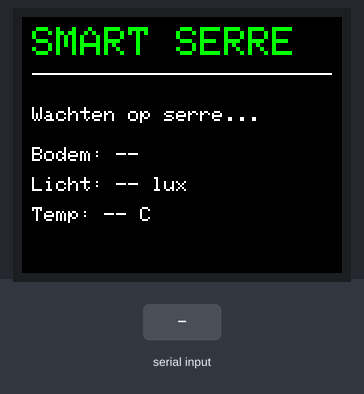
Recording of a sketch running on a simulated ESP32. On the bench: 160×128 colour display. The inputs (shaded band) are chosen by the test bench. What the sketch prints to the serial monitor is not drawn.

Above: at 1.3 s.

The sketch:

loraserver.ino
```cpp
#include <SPI.h>
#include <Adafruit_GFX.h>
#include <Adafruit_ST7735.h>

// =================================
// LORA PINNEN
// =================================

#define LORA_RX 16
#define LORA_TX 17

HardwareSerial LoRa(2);

// =================================
// TFT PINNEN
// =================================

#define TFT_SCLK 18
#define TFT_MOSI 19
#define TFT_CS   13
#define TFT_DC   14
#define TFT_RST  23

Adafruit_ST7735 tft = Adafruit_ST7735(TFT_CS, TFT_DC, TFT_RST);

// =================================
// VARIABELEN
// =================================

String ontvangenBericht = "";

int bodemvocht = 0;
float licht = 0.0;
float temperatuur = 0.0;

int aantalBerichten = 0;
bool serreVerbonden = false;

unsigned long laatsteOntvangst = 0;

// =================================
// TFT STARTSCHERM
// =================================

void toonStartscherm() {

  tft.fillScreen(ST77XX_BLACK);

  tft.setTextWrap(false);

  tft.setTextColor(ST77XX_GREEN);
  tft.setTextSize(2);
  tft.setCursor(5, 5);
  tft.println("SMART SERRE");

  tft.drawFastHLine(5, 28, 150, ST77XX_WHITE);

  tft.setTextColor(ST77XX_WHITE);
  tft.setTextSize(1);

  tft.setCursor(5, 45);
  tft.println("Wachten op serre...");

  tft.setCursor(5, 65);
  tft.println("Bodem: --");

  tft.setCursor(5, 80);
  tft.println("Licht: -- lux");

  tft.setCursor(5, 95);
  tft.println("Temp: -- C");
}

// =================================
// DATA UIT BERICHT HALEN
// =================================

String haalWaarde(String bericht, String sleutel) {

  int start = bericht.indexOf(sleutel + "=");

  if (start == -1) {
    return "";
  }

  start += sleutel.length() + 1;

  int einde = bericht.indexOf(';', start);

  if (einde == -1) {
    einde = bericht.length();
  }

  return bericht.substring(start, einde);
}

// =================================
// DATA VERWERKEN
// =================================

void verwerkData(String bericht) {

  if (!bericht.startsWith("DATA;")) {
    Serial.println("Onbekend bericht ontvangen.");
    return;
  }

  String bodem = haalWaarde(bericht, "bodemvocht");
  String lux = haalWaarde(bericht, "licht");
  String temp = haalWaarde(bericht, "temperatuur");

  if (bodem == "" || lux == "" || temp == "") {
    Serial.println("Fout: onvolledig DATA-bericht.");
    return;
  }

  bodemvocht = bodem.toInt();
  licht = lux.toFloat();
  temperatuur = temp.toFloat();

  aantalBerichten++;
  laatsteOntvangst = millis();
  serreVerbonden = true;

  Serial.println("----------------------------");
  Serial.println("DATA ONTVANGEN");
  Serial.print("Bodemvocht: ");
  Serial.println(bodemvocht);

  Serial.print("Licht: ");
  Serial.println(licht);

  Serial.print("Temperatuur: ");
  Serial.println(temperatuur);

  toonData();
}

// =================================
// TFT BIJWERKEN
// =================================

void toonData() {

  tft.fillScreen(ST77XX_BLACK);
  tft.setTextWrap(false);

  // Titel
  tft.setTextColor(ST77XX_GREEN);
  tft.setTextSize(2);
  tft.setCursor(5, 5);
  tft.println("SMART SERRE");

  tft.drawFastHLine(5, 28, 150, ST77XX_WHITE);

  // Bodemvocht
  tft.setTextSize(1);
  tft.setTextColor(ST77XX_WHITE);
  tft.setCursor(5, 40);
  tft.print("Bodemvocht: ");

  tft.setTextColor(ST77XX_CYAN);
  tft.print(bodemvocht);

  // Licht
  tft.setTextColor(ST77XX_WHITE);
  tft.setCursor(5, 60);
  tft.print("Licht: ");

  if (licht >= 0.0) {
    tft.setTextColor(ST77XX_YELLOW);
    tft.print(licht, 1);
    tft.print(" lux");
  } else {
    tft.setTextColor(ST77XX_RED);
    tft.print("Sensorfout");
  }

  // Temperatuur
  tft.setTextColor(ST77XX_WHITE);
  tft.setCursor(5, 80);
  tft.print("Temperatuur: ");

  tft.setTextColor(ST77XX_CYAN);
  tft.print(temperatuur, 1);
  tft.print(" C");

  // Verbinding
  tft.setTextColor(ST77XX_GREEN);
  tft.setCursor(5, 105);
  tft.print("LoRa: VERBONDEN");

  tft.setTextColor(ST77XX_WHITE);
  tft.setCursor(5, 118);
  tft.print("Berichten: ");
  tft.print(aantalBerichten);
}

// =================================
// TFT VERBINDINGSCONTROLE
// =================================

void controleerVerbinding() {

  if (serreVerbonden &&
      millis() - laatsteOntvangst > 10000) {

    serreVerbonden = false;

    toonStartscherm();

    tft.setTextColor(ST77XX_RED);
    tft.setCursor(5, 105);
    tft.println("LoRa: VERBONDEN?");

    Serial.println("Geen data meer ontvangen!");
  }
}

// =================================
// COMMANDO VERSTUREN
// =================================

void verstuurCommando(String commando) {

  commando.trim();

  if (commando != "CMD;LIGHT;1" &&
      commando != "CMD;LIGHT;0" &&
      commando != "CMD;WATER;1" &&
      commando != "CMD;WATER;0" &&
      commando != "CMD;ROOF;OPEN") {

    Serial.println("Ongeldig commando!");
    return;
  }

  LoRa.println(commando);

  Serial.print("Commando verzonden: ");
  Serial.println(commando);
}

// =================================
// SETUP
// =================================

void setup() {

  Serial.begin(115200);

  Serial.setTimeout(100);

  // LoRa starten
  LoRa.begin(9600, SERIAL_8N1, LORA_RX, LORA_TX);

  // TFT starten
  SPI.begin(TFT_SCLK, -1, TFT_MOSI, TFT_CS);

  tft.initR(INITR_BLACKTAB);
  tft.setRotation(1);

  toonStartscherm();

  Serial.println("==========================");
  Serial.println("SERVER ESP32 GESTART");
  Serial.println("==========================");

  Serial.println("Commando's via Serial Monitor:");
  Serial.println("CMD;LIGHT;1");
  Serial.println("CMD;LIGHT;0");
  Serial.println("CMD;WATER;1");
  Serial.println("CMD;WATER;0");
  Serial.println("CMD;ROOF;OPEN");
}

// =================================
// LOOP
// =================================

void loop() {

  // -------------------------------
  // 1. COMMANDO'S VIA SERIAL
  // -------------------------------

  if (Serial.available() > 0) {

    String commando = Serial.readStringUntil('\n');
    commando.trim();

    if (commando.length() > 0) {
      verstuurCommando(commando);
    }
  }

  // -------------------------------
  // 2. DATA VIA LORA ONTVANGEN
  // -------------------------------

  while (LoRa.available() > 0) {

    char c = LoRa.read();

    if (c == '\n') {

      ontvangenBericht.trim();

      if (ontvangenBericht.length() > 0) {
        verwerkData(ontvangenBericht);
      }

      ontvangenBericht = "";
    }

    else if (c != '\r') {

      if (ontvangenBericht.length() < 200) {
        ontvangenBericht += c;
      }
    }
  }

  // -------------------------------
  // 3. VERBINDING CONTROLEREN
  // -------------------------------

  controleerVerbinding();
}
```
